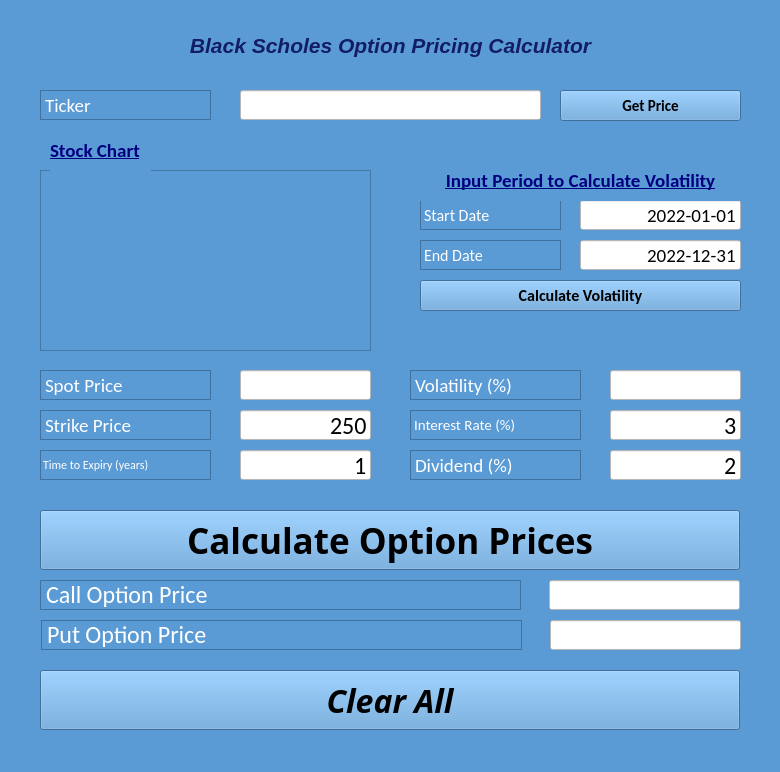
<?xml version="1.0" encoding="UTF-8"?>
<ui version="4.0">
 <class>MainWindow</class>
 <widget class="QMainWindow" name="MainWindow">
  <property name="geometry">
   <rect>
    <x>0</x>
    <y>0</y>
    <width>780</width>
    <height>772</height>
   </rect>
  </property>
  <property name="windowTitle">
   <string>Black Scholes Option Pricing Calculator</string>
  </property>
  <property name="styleSheet">
   <string notr="true">background-color: rgb(91, 155, 213);</string>
  </property>
  <widget class="QWidget" name="centralwidget">
   <widget class="QPushButton" name="pushButton_Calculate">
    <property name="geometry">
     <rect>
      <x>40</x>
      <y>510</y>
      <width>700</width>
      <height>60</height>
     </rect>
    </property>
    <property name="font">
     <font>
      <family>Book Antiqua</family>
      <pointsize>26</pointsize>
      <weight>75</weight>
      <bold>true</bold>
     </font>
    </property>
    <property name="text">
     <string>Calculate Option Prices</string>
    </property>
   </widget>
   <widget class="QLabel" name="label_2">
    <property name="geometry">
     <rect>
      <x>40</x>
      <y>370</y>
      <width>171</width>
      <height>30</height>
     </rect>
    </property>
    <property name="font">
     <font>
      <family>Calibri</family>
      <pointsize>14</pointsize>
     </font>
    </property>
    <property name="styleSheet">
     <string notr="true">color: rgb(255, 255, 255); border: 1px solid rgb(65, 113, 156)</string>
    </property>
    <property name="text">
     <string>Spot Price</string>
    </property>
   </widget>
   <widget class="QLabel" name="label_4">
    <property name="geometry">
     <rect>
      <x>40</x>
      <y>450</y>
      <width>171</width>
      <height>30</height>
     </rect>
    </property>
    <property name="font">
     <font>
      <family>Calibri</family>
      <pointsize>9</pointsize>
     </font>
    </property>
    <property name="styleSheet">
     <string notr="true">color: rgb(255, 255, 255); border: 1px solid rgb(65, 113, 156)</string>
    </property>
    <property name="text">
     <string>Time to Expiry (years)</string>
    </property>
   </widget>
   <widget class="QLabel" name="label_5">
    <property name="geometry">
     <rect>
      <x>40</x>
      <y>580</y>
      <width>481</width>
      <height>30</height>
     </rect>
    </property>
    <property name="font">
     <font>
      <family>Calibri</family>
      <pointsize>18</pointsize>
     </font>
    </property>
    <property name="styleSheet">
     <string notr="true">color: rgb(255, 255, 255); border: 1px solid rgb(65, 113, 156)</string>
    </property>
    <property name="text">
     <string>Call Option Price</string>
    </property>
   </widget>
   <widget class="QLineEdit" name="lineEdit_SpotPrice">
    <property name="geometry">
     <rect>
      <x>240</x>
      <y>370</y>
      <width>131</width>
      <height>30</height>
     </rect>
    </property>
    <property name="font">
     <font>
      <family>Calibri</family>
      <pointsize>18</pointsize>
     </font>
    </property>
    <property name="styleSheet">
     <string notr="true">background-color: rgb(255, 255, 255)</string>
    </property>
    <property name="text">
     <string/>
    </property>
    <property name="alignment">
     <set>Qt::AlignRight|Qt::AlignTrailing|Qt::AlignVCenter</set>
    </property>
   </widget>
   <widget class="QLineEdit" name="lineEdit_StrikePrice">
    <property name="geometry">
     <rect>
      <x>240</x>
      <y>410</y>
      <width>131</width>
      <height>30</height>
     </rect>
    </property>
    <property name="font">
     <font>
      <family>Calibri</family>
      <pointsize>18</pointsize>
     </font>
    </property>
    <property name="styleSheet">
     <string notr="true">background-color: rgb(255, 255, 255)</string>
    </property>
    <property name="text">
     <string>250</string>
    </property>
    <property name="alignment">
     <set>Qt::AlignRight|Qt::AlignTrailing|Qt::AlignVCenter</set>
    </property>
   </widget>
   <widget class="QLineEdit" name="lineEdit_TimetoExpiry">
    <property name="geometry">
     <rect>
      <x>240</x>
      <y>450</y>
      <width>131</width>
      <height>30</height>
     </rect>
    </property>
    <property name="font">
     <font>
      <family>Calibri</family>
      <pointsize>18</pointsize>
     </font>
    </property>
    <property name="styleSheet">
     <string notr="true">background-color: rgb(255, 255, 255)</string>
    </property>
    <property name="text">
     <string>1</string>
    </property>
    <property name="alignment">
     <set>Qt::AlignRight|Qt::AlignTrailing|Qt::AlignVCenter</set>
    </property>
   </widget>
   <widget class="QLineEdit" name="lineEdit_CallPrice">
    <property name="geometry">
     <rect>
      <x>549</x>
      <y>580</y>
      <width>191</width>
      <height>30</height>
     </rect>
    </property>
    <property name="font">
     <font>
      <family>Calibri</family>
      <pointsize>18</pointsize>
     </font>
    </property>
    <property name="styleSheet">
     <string notr="true">background-color: rgb(255, 255, 255)</string>
    </property>
    <property name="alignment">
     <set>Qt::AlignRight|Qt::AlignTrailing|Qt::AlignVCenter</set>
    </property>
   </widget>
   <widget class="QLabel" name="label_3">
    <property name="geometry">
     <rect>
      <x>40</x>
      <y>410</y>
      <width>171</width>
      <height>30</height>
     </rect>
    </property>
    <property name="font">
     <font>
      <family>Calibri</family>
      <pointsize>14</pointsize>
     </font>
    </property>
    <property name="styleSheet">
     <string notr="true">color: rgb(255, 255, 255); border: 1px solid rgb(65, 113, 156)</string>
    </property>
    <property name="text">
     <string>Strike Price</string>
    </property>
   </widget>
   <widget class="QLabel" name="label_6">
    <property name="geometry">
     <rect>
      <x>410</x>
      <y>370</y>
      <width>171</width>
      <height>30</height>
     </rect>
    </property>
    <property name="font">
     <font>
      <family>Calibri</family>
      <pointsize>14</pointsize>
     </font>
    </property>
    <property name="styleSheet">
     <string notr="true">color: rgb(255, 255, 255); border: 1px solid rgb(65, 113, 156)</string>
    </property>
    <property name="text">
     <string>Volatility (%)</string>
    </property>
   </widget>
   <widget class="QLabel" name="label_7">
    <property name="geometry">
     <rect>
      <x>410</x>
      <y>410</y>
      <width>171</width>
      <height>30</height>
     </rect>
    </property>
    <property name="font">
     <font>
      <family>Calibri</family>
      <pointsize>11</pointsize>
     </font>
    </property>
    <property name="styleSheet">
     <string notr="true">color: rgb(255, 255, 255); border: 1px solid rgb(65, 113, 156)</string>
    </property>
    <property name="text">
     <string>Interest Rate (%)</string>
    </property>
   </widget>
   <widget class="QLabel" name="label_8">
    <property name="geometry">
     <rect>
      <x>410</x>
      <y>450</y>
      <width>171</width>
      <height>30</height>
     </rect>
    </property>
    <property name="font">
     <font>
      <family>Calibri</family>
      <pointsize>14</pointsize>
     </font>
    </property>
    <property name="styleSheet">
     <string notr="true">color: rgb(255, 255, 255); border: 1px solid rgb(65, 113, 156)</string>
    </property>
    <property name="text">
     <string>Dividend (%)</string>
    </property>
   </widget>
   <widget class="QLineEdit" name="lineEdit_Volatility">
    <property name="geometry">
     <rect>
      <x>610</x>
      <y>370</y>
      <width>131</width>
      <height>30</height>
     </rect>
    </property>
    <property name="font">
     <font>
      <family>Calibri</family>
      <pointsize>18</pointsize>
     </font>
    </property>
    <property name="styleSheet">
     <string notr="true">background-color: rgb(255, 255, 255)</string>
    </property>
    <property name="text">
     <string/>
    </property>
    <property name="alignment">
     <set>Qt::AlignRight|Qt::AlignTrailing|Qt::AlignVCenter</set>
    </property>
   </widget>
   <widget class="QLineEdit" name="lineEdit_InterestRate">
    <property name="geometry">
     <rect>
      <x>610</x>
      <y>410</y>
      <width>131</width>
      <height>30</height>
     </rect>
    </property>
    <property name="font">
     <font>
      <family>Calibri</family>
      <pointsize>18</pointsize>
     </font>
    </property>
    <property name="styleSheet">
     <string notr="true">background-color: rgb(255, 255, 255)</string>
    </property>
    <property name="text">
     <string>3</string>
    </property>
    <property name="alignment">
     <set>Qt::AlignRight|Qt::AlignTrailing|Qt::AlignVCenter</set>
    </property>
   </widget>
   <widget class="QLineEdit" name="lineEdit_Dividend">
    <property name="geometry">
     <rect>
      <x>610</x>
      <y>450</y>
      <width>131</width>
      <height>30</height>
     </rect>
    </property>
    <property name="font">
     <font>
      <family>Calibri</family>
      <pointsize>18</pointsize>
     </font>
    </property>
    <property name="styleSheet">
     <string notr="true">background-color: rgb(255, 255, 255)</string>
    </property>
    <property name="text">
     <string>2</string>
    </property>
    <property name="alignment">
     <set>Qt::AlignRight|Qt::AlignTrailing|Qt::AlignVCenter</set>
    </property>
   </widget>
   <widget class="QLabel" name="label_9">
    <property name="geometry">
     <rect>
      <x>41</x>
      <y>620</y>
      <width>481</width>
      <height>30</height>
     </rect>
    </property>
    <property name="font">
     <font>
      <family>Calibri</family>
      <pointsize>18</pointsize>
     </font>
    </property>
    <property name="styleSheet">
     <string notr="true">color: rgb(255, 255, 255); border: 1px solid rgb(65, 113, 156)</string>
    </property>
    <property name="text">
     <string>Put Option Price</string>
    </property>
   </widget>
   <widget class="QLineEdit" name="lineEdit_PutPrice">
    <property name="geometry">
     <rect>
      <x>550</x>
      <y>620</y>
      <width>191</width>
      <height>30</height>
     </rect>
    </property>
    <property name="font">
     <font>
      <family>Calibri</family>
      <pointsize>18</pointsize>
     </font>
    </property>
    <property name="styleSheet">
     <string notr="true">background-color: rgb(255, 255, 255)</string>
    </property>
    <property name="alignment">
     <set>Qt::AlignRight|Qt::AlignTrailing|Qt::AlignVCenter</set>
    </property>
   </widget>
   <widget class="QLabel" name="label">
    <property name="geometry">
     <rect>
      <x>40</x>
      <y>10</y>
      <width>701</width>
      <height>71</height>
     </rect>
    </property>
    <property name="text">
     <string>&lt;html&gt;&lt;head/&gt;&lt;body&gt;&lt;p align=&quot;center&quot;&gt;&lt;span style=&quot; font-size:16pt; font-weight:600; font-style:italic; color:#121d65;&quot;&gt;Black Scholes Option Pricing Calculator&lt;/span&gt;&lt;/p&gt;&lt;/body&gt;&lt;/html&gt;</string>
    </property>
   </widget>
   <widget class="QPushButton" name="pushButton_Reset">
    <property name="geometry">
     <rect>
      <x>40</x>
      <y>670</y>
      <width>700</width>
      <height>60</height>
     </rect>
    </property>
    <property name="font">
     <font>
      <family>Bodoni MT Condensed</family>
      <pointsize>24</pointsize>
      <weight>75</weight>
      <italic>true</italic>
      <bold>true</bold>
     </font>
    </property>
    <property name="text">
     <string>Clear All</string>
    </property>
   </widget>
   <widget class="QLabel" name="label_10">
    <property name="geometry">
     <rect>
      <x>40</x>
      <y>90</y>
      <width>171</width>
      <height>30</height>
     </rect>
    </property>
    <property name="font">
     <font>
      <family>Calibri</family>
      <pointsize>14</pointsize>
     </font>
    </property>
    <property name="styleSheet">
     <string notr="true">color: rgb(255, 255, 255); border: 1px solid rgb(65, 113, 156)</string>
    </property>
    <property name="text">
     <string>Ticker</string>
    </property>
   </widget>
   <widget class="QLineEdit" name="lineEdit_Ticker">
    <property name="geometry">
     <rect>
      <x>240</x>
      <y>90</y>
      <width>301</width>
      <height>30</height>
     </rect>
    </property>
    <property name="font">
     <font>
      <family>Calibri</family>
      <pointsize>18</pointsize>
     </font>
    </property>
    <property name="styleSheet">
     <string notr="true">background-color: rgb(255, 255, 255)</string>
    </property>
    <property name="text">
     <string/>
    </property>
   </widget>
   <widget class="QLabel" name="label_11">
    <property name="geometry">
     <rect>
      <x>420</x>
      <y>200</y>
      <width>141</width>
      <height>30</height>
     </rect>
    </property>
    <property name="font">
     <font>
      <family>Calibri</family>
      <pointsize>12</pointsize>
     </font>
    </property>
    <property name="styleSheet">
     <string notr="true">color: rgb(255, 255, 255); border: 1px solid rgb(65, 113, 156)</string>
    </property>
    <property name="text">
     <string>Start Date</string>
    </property>
   </widget>
   <widget class="QLineEdit" name="lineEdit_StartDate">
    <property name="geometry">
     <rect>
      <x>580</x>
      <y>200</y>
      <width>161</width>
      <height>30</height>
     </rect>
    </property>
    <property name="font">
     <font>
      <family>Calibri</family>
      <pointsize>14</pointsize>
     </font>
    </property>
    <property name="styleSheet">
     <string notr="true">background-color: rgb(255, 255, 255)</string>
    </property>
    <property name="text">
     <string>2022-01-01</string>
    </property>
    <property name="alignment">
     <set>Qt::AlignRight|Qt::AlignTrailing|Qt::AlignVCenter</set>
    </property>
   </widget>
   <widget class="QLineEdit" name="lineEdit_EndDate">
    <property name="geometry">
     <rect>
      <x>580</x>
      <y>240</y>
      <width>161</width>
      <height>30</height>
     </rect>
    </property>
    <property name="font">
     <font>
      <family>Calibri</family>
      <pointsize>14</pointsize>
     </font>
    </property>
    <property name="styleSheet">
     <string notr="true">background-color: rgb(255, 255, 255)</string>
    </property>
    <property name="text">
     <string>2022-12-31</string>
    </property>
    <property name="alignment">
     <set>Qt::AlignRight|Qt::AlignTrailing|Qt::AlignVCenter</set>
    </property>
   </widget>
   <widget class="QPushButton" name="pushButton_GetPrice">
    <property name="geometry">
     <rect>
      <x>560</x>
      <y>90</y>
      <width>181</width>
      <height>31</height>
     </rect>
    </property>
    <property name="font">
     <font>
      <family>Calibri</family>
      <pointsize>11</pointsize>
      <weight>75</weight>
      <bold>true</bold>
     </font>
    </property>
    <property name="text">
     <string>Get Price</string>
    </property>
   </widget>
   <widget class="QChartView" name="chart_widget">
    <property name="geometry">
     <rect>
      <x>40</x>
      <y>170</y>
      <width>331</width>
      <height>181</height>
     </rect>
    </property>
   </widget>
   <widget class="QLabel" name="label_14">
    <property name="geometry">
     <rect>
      <x>50</x>
      <y>130</y>
      <width>101</width>
      <height>41</height>
     </rect>
    </property>
    <property name="font">
     <font>
      <family>Calibri</family>
      <pointsize>14</pointsize>
     </font>
    </property>
    <property name="text">
     <string>&lt;html&gt;&lt;head/&gt;&lt;body&gt;&lt;p&gt;&lt;span style=&quot; font-weight:600; text-decoration: underline; color:#00007f;&quot;&gt;Stock Chart&lt;/span&gt;&lt;/p&gt;&lt;/body&gt;&lt;/html&gt;</string>
    </property>
   </widget>
   <widget class="QLabel" name="label_15">
    <property name="geometry">
     <rect>
      <x>420</x>
      <y>160</y>
      <width>321</width>
      <height>41</height>
     </rect>
    </property>
    <property name="font">
     <font>
      <family>Calibri</family>
      <pointsize>14</pointsize>
     </font>
    </property>
    <property name="text">
     <string>&lt;html&gt;&lt;head/&gt;&lt;body&gt;&lt;p align=&quot;center&quot;&gt;&lt;span style=&quot; font-weight:600; text-decoration: underline; color:#00007f;&quot;&gt;Input Period to Calculate Volatility&lt;/span&gt;&lt;/p&gt;&lt;/body&gt;&lt;/html&gt;</string>
    </property>
   </widget>
   <widget class="QLabel" name="label_13">
    <property name="geometry">
     <rect>
      <x>420</x>
      <y>240</y>
      <width>141</width>
      <height>30</height>
     </rect>
    </property>
    <property name="font">
     <font>
      <family>Calibri</family>
      <pointsize>12</pointsize>
     </font>
    </property>
    <property name="styleSheet">
     <string notr="true">color: rgb(255, 255, 255); border: 1px solid rgb(65, 113, 156)</string>
    </property>
    <property name="text">
     <string>End Date</string>
    </property>
   </widget>
   <widget class="QPushButton" name="pushButton_GetVolatility">
    <property name="geometry">
     <rect>
      <x>420</x>
      <y>280</y>
      <width>321</width>
      <height>31</height>
     </rect>
    </property>
    <property name="font">
     <font>
      <family>Calibri</family>
      <pointsize>12</pointsize>
      <weight>75</weight>
      <bold>true</bold>
     </font>
    </property>
    <property name="text">
     <string>Calculate Volatility</string>
    </property>
   </widget>
  </widget>
 </widget>
 <customwidgets>
  <customwidget>
   <class>QChartView</class>
   <extends>QGraphicsView</extends>
   <header>QtCharts</header>
  </customwidget>
 </customwidgets>
 <resources/>
 <connections/>
</ui>
